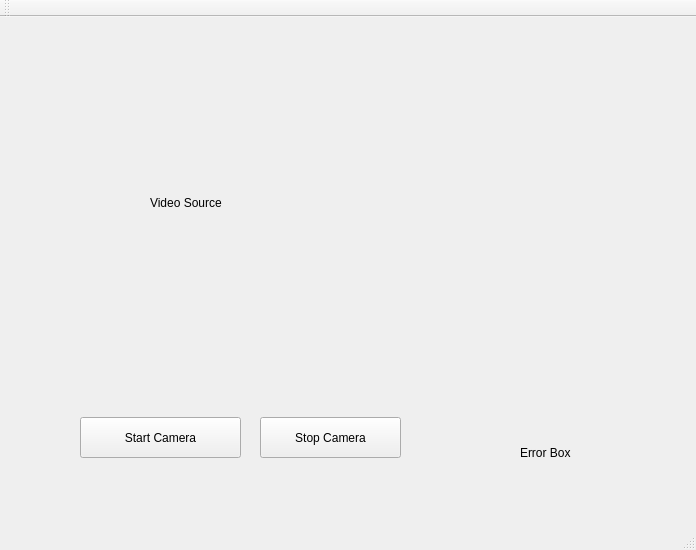
<?xml version="1.0" encoding="UTF-8"?>
<ui version="4.0">
 <class>MainWindow</class>
 <widget class="QMainWindow" name="MainWindow">
  <property name="geometry">
   <rect>
    <x>0</x>
    <y>0</y>
    <width>696</width>
    <height>550</height>
   </rect>
  </property>
  <property name="windowTitle">
   <string>MainWindow</string>
  </property>
  <widget class="QWidget" name="centralWidget">
   <widget class="QLabel" name="lblVideoSource">
    <property name="geometry">
     <rect>
      <x>150</x>
      <y>10</y>
      <width>401</width>
      <height>351</height>
     </rect>
    </property>
    <property name="text">
     <string>Video Source</string>
    </property>
   </widget>
   <widget class="QPushButton" name="btnCameraStart">
    <property name="geometry">
     <rect>
      <x>80</x>
      <y>400</y>
      <width>161</width>
      <height>41</height>
     </rect>
    </property>
    <property name="text">
     <string>Start Camera</string>
    </property>
   </widget>
   <widget class="QLabel" name="lblError">
    <property name="geometry">
     <rect>
      <x>520</x>
      <y>420</y>
      <width>151</width>
      <height>31</height>
     </rect>
    </property>
    <property name="text">
     <string>Error Box</string>
    </property>
   </widget>
   <widget class="QPushButton" name="btnCameraStop">
    <property name="geometry">
     <rect>
      <x>260</x>
      <y>400</y>
      <width>141</width>
      <height>41</height>
     </rect>
    </property>
    <property name="text">
     <string>Stop Camera</string>
    </property>
   </widget>
  </widget>
  <widget class="QMenuBar" name="menuBar">
   <property name="geometry">
    <rect>
     <x>0</x>
     <y>0</y>
     <width>696</width>
     <height>21</height>
    </rect>
   </property>
  </widget>
  <widget class="QToolBar" name="mainToolBar">
   <attribute name="toolBarArea">
    <enum>TopToolBarArea</enum>
   </attribute>
   <attribute name="toolBarBreak">
    <bool>false</bool>
   </attribute>
  </widget>
  <widget class="QStatusBar" name="statusBar"/>
 </widget>
 <layoutdefault spacing="6" margin="11"/>
 <resources/>
 <connections/>
</ui>
